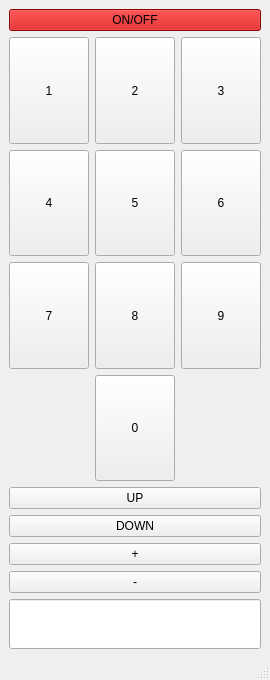
<?xml version="1.0" encoding="UTF-8"?>
<ui version="4.0">
 <class>MainWindow</class>
 <widget class="QMainWindow" name="MainWindow">
  <property name="geometry">
   <rect>
    <x>0</x>
    <y>0</y>
    <width>240</width>
    <height>680</height>
   </rect>
  </property>
  <property name="windowTitle">
   <string>MainWindow</string>
  </property>
  <widget class="QWidget" name="centralwidget">
   <layout class="QGridLayout" name="gridLayout_3">
    <item row="0" column="0">
     <layout class="QVBoxLayout" name="verticalLayout">
      <item>
       <widget class="QPushButton" name="buttonOn">
        <property name="styleSheet">
         <string notr="true">background-color: rgb(199, 0, 0)</string>
        </property>
        <property name="text">
         <string>ON/OFF</string>
        </property>
       </widget>
      </item>
      <item>
       <layout class="QGridLayout" name="gridLayout_2">
        <item row="0" column="3">
         <widget class="QPushButton" name="pushButton_6">
          <property name="sizePolicy">
           <sizepolicy hsizetype="Minimum" vsizetype="Expanding">
            <horstretch>0</horstretch>
            <verstretch>0</verstretch>
           </sizepolicy>
          </property>
          <property name="text">
           <string>3</string>
          </property>
         </widget>
        </item>
        <item row="2" column="2">
         <widget class="QPushButton" name="pushButton_9">
          <property name="sizePolicy">
           <sizepolicy hsizetype="Minimum" vsizetype="Expanding">
            <horstretch>0</horstretch>
            <verstretch>0</verstretch>
           </sizepolicy>
          </property>
          <property name="text">
           <string>8</string>
          </property>
         </widget>
        </item>
        <item row="2" column="3">
         <widget class="QPushButton" name="pushButton_10">
          <property name="sizePolicy">
           <sizepolicy hsizetype="Minimum" vsizetype="Expanding">
            <horstretch>0</horstretch>
            <verstretch>0</verstretch>
           </sizepolicy>
          </property>
          <property name="text">
           <string>9</string>
          </property>
         </widget>
        </item>
        <item row="3" column="2">
         <widget class="QPushButton" name="pushButton_11">
          <property name="sizePolicy">
           <sizepolicy hsizetype="Minimum" vsizetype="Expanding">
            <horstretch>0</horstretch>
            <verstretch>0</verstretch>
           </sizepolicy>
          </property>
          <property name="text">
           <string>0</string>
          </property>
         </widget>
        </item>
        <item row="1" column="2">
         <widget class="QPushButton" name="pushButton_7">
          <property name="sizePolicy">
           <sizepolicy hsizetype="Minimum" vsizetype="Expanding">
            <horstretch>0</horstretch>
            <verstretch>0</verstretch>
           </sizepolicy>
          </property>
          <property name="text">
           <string>5</string>
          </property>
         </widget>
        </item>
        <item row="1" column="3">
         <widget class="QPushButton" name="pushButton_8">
          <property name="sizePolicy">
           <sizepolicy hsizetype="Minimum" vsizetype="Expanding">
            <horstretch>0</horstretch>
            <verstretch>0</verstretch>
           </sizepolicy>
          </property>
          <property name="text">
           <string>6</string>
          </property>
         </widget>
        </item>
        <item row="0" column="2">
         <widget class="QPushButton" name="pushButton_5">
          <property name="sizePolicy">
           <sizepolicy hsizetype="Minimum" vsizetype="Expanding">
            <horstretch>0</horstretch>
            <verstretch>0</verstretch>
           </sizepolicy>
          </property>
          <property name="text">
           <string>2</string>
          </property>
         </widget>
        </item>
        <item row="1" column="1">
         <widget class="QPushButton" name="pushButton_2">
          <property name="sizePolicy">
           <sizepolicy hsizetype="Minimum" vsizetype="Expanding">
            <horstretch>0</horstretch>
            <verstretch>0</verstretch>
           </sizepolicy>
          </property>
          <property name="text">
           <string>4</string>
          </property>
         </widget>
        </item>
        <item row="2" column="1">
         <widget class="QPushButton" name="pushButton_3">
          <property name="sizePolicy">
           <sizepolicy hsizetype="Minimum" vsizetype="Expanding">
            <horstretch>0</horstretch>
            <verstretch>0</verstretch>
           </sizepolicy>
          </property>
          <property name="text">
           <string>7</string>
          </property>
         </widget>
        </item>
        <item row="0" column="1">
         <widget class="QPushButton" name="pushButton">
          <property name="sizePolicy">
           <sizepolicy hsizetype="Minimum" vsizetype="Expanding">
            <horstretch>0</horstretch>
            <verstretch>0</verstretch>
           </sizepolicy>
          </property>
          <property name="text">
           <string>1</string>
          </property>
         </widget>
        </item>
       </layout>
      </item>
      <item>
       <widget class="QPushButton" name="pushButton_12">
        <property name="text">
         <string>UP</string>
        </property>
       </widget>
      </item>
      <item>
       <widget class="QPushButton" name="pushButton_13">
        <property name="text">
         <string>DOWN</string>
        </property>
       </widget>
      </item>
      <item>
       <widget class="QPushButton" name="pushButton_14">
        <property name="text">
         <string>+</string>
        </property>
       </widget>
      </item>
      <item>
       <widget class="QPushButton" name="pushButton_15">
        <property name="text">
         <string>-</string>
        </property>
       </widget>
      </item>
      <item>
       <widget class="QLineEdit" name="lineEdit">
        <property name="sizePolicy">
         <sizepolicy hsizetype="Expanding" vsizetype="Fixed">
          <horstretch>0</horstretch>
          <verstretch>80</verstretch>
         </sizepolicy>
        </property>
        <property name="minimumSize">
         <size>
          <width>0</width>
          <height>50</height>
         </size>
        </property>
       </widget>
      </item>
     </layout>
    </item>
   </layout>
  </widget>
  <widget class="QMenuBar" name="menubar">
   <property name="geometry">
    <rect>
     <x>0</x>
     <y>0</y>
     <width>240</width>
     <height>24</height>
    </rect>
   </property>
  </widget>
  <widget class="QStatusBar" name="statusbar"/>
 </widget>
 <resources/>
 <connections>
  <connection>
   <sender>pushButton</sender>
   <signal>clicked()</signal>
   <receiver>MainWindow</receiver>
   <slot>add1()</slot>
   <hints>
    <hint type="sourcelabel">
     <x>62</x>
     <y>176</y>
    </hint>
    <hint type="destinationlabel">
     <x>10</x>
     <y>122</y>
    </hint>
   </hints>
  </connection>
  <connection>
   <sender>pushButton_5</sender>
   <signal>clicked()</signal>
   <receiver>MainWindow</receiver>
   <slot>add2()</slot>
   <hints>
    <hint type="sourcelabel">
     <x>139</x>
     <y>181</y>
    </hint>
    <hint type="destinationlabel">
     <x>8</x>
     <y>148</y>
    </hint>
   </hints>
  </connection>
  <connection>
   <sender>pushButton_6</sender>
   <signal>clicked()</signal>
   <receiver>MainWindow</receiver>
   <slot>add3()</slot>
   <hints>
    <hint type="sourcelabel">
     <x>195</x>
     <y>186</y>
    </hint>
    <hint type="destinationlabel">
     <x>232</x>
     <y>162</y>
    </hint>
   </hints>
  </connection>
  <connection>
   <sender>pushButton_2</sender>
   <signal>clicked()</signal>
   <receiver>MainWindow</receiver>
   <slot>add4()</slot>
   <hints>
    <hint type="sourcelabel">
     <x>53</x>
     <y>232</y>
    </hint>
    <hint type="destinationlabel">
     <x>10</x>
     <y>233</y>
    </hint>
   </hints>
  </connection>
  <connection>
   <sender>pushButton_7</sender>
   <signal>clicked()</signal>
   <receiver>MainWindow</receiver>
   <slot>add5()</slot>
   <hints>
    <hint type="sourcelabel">
     <x>126</x>
     <y>246</y>
    </hint>
    <hint type="destinationlabel">
     <x>7</x>
     <y>270</y>
    </hint>
   </hints>
  </connection>
  <connection>
   <sender>pushButton_8</sender>
   <signal>clicked()</signal>
   <receiver>MainWindow</receiver>
   <slot>add6()</slot>
   <hints>
    <hint type="sourcelabel">
     <x>185</x>
     <y>225</y>
    </hint>
    <hint type="destinationlabel">
     <x>234</x>
     <y>222</y>
    </hint>
   </hints>
  </connection>
  <connection>
   <sender>pushButton_3</sender>
   <signal>clicked()</signal>
   <receiver>MainWindow</receiver>
   <slot>add7()</slot>
   <hints>
    <hint type="sourcelabel">
     <x>41</x>
     <y>309</y>
    </hint>
    <hint type="destinationlabel">
     <x>10</x>
     <y>306</y>
    </hint>
   </hints>
  </connection>
  <connection>
   <sender>pushButton_9</sender>
   <signal>clicked()</signal>
   <receiver>MainWindow</receiver>
   <slot>add8()</slot>
   <hints>
    <hint type="sourcelabel">
     <x>128</x>
     <y>313</y>
    </hint>
    <hint type="destinationlabel">
     <x>233</x>
     <y>294</y>
    </hint>
   </hints>
  </connection>
  <connection>
   <sender>pushButton_10</sender>
   <signal>clicked()</signal>
   <receiver>MainWindow</receiver>
   <slot>add9()</slot>
   <hints>
    <hint type="sourcelabel">
     <x>185</x>
     <y>333</y>
    </hint>
    <hint type="destinationlabel">
     <x>234</x>
     <y>332</y>
    </hint>
   </hints>
  </connection>
  <connection>
   <sender>pushButton_11</sender>
   <signal>clicked()</signal>
   <receiver>MainWindow</receiver>
   <slot>add0()</slot>
   <hints>
    <hint type="sourcelabel">
     <x>114</x>
     <y>373</y>
    </hint>
    <hint type="destinationlabel">
     <x>50</x>
     <y>379</y>
    </hint>
   </hints>
  </connection>
  <connection>
   <sender>pushButton_12</sender>
   <signal>clicked()</signal>
   <receiver>MainWindow</receiver>
   <slot>up()</slot>
   <hints>
    <hint type="sourcelabel">
     <x>146</x>
     <y>456</y>
    </hint>
    <hint type="destinationlabel">
     <x>192</x>
     <y>417</y>
    </hint>
   </hints>
  </connection>
  <connection>
   <sender>pushButton_13</sender>
   <signal>clicked()</signal>
   <receiver>MainWindow</receiver>
   <slot>down()</slot>
   <hints>
    <hint type="sourcelabel">
     <x>86</x>
     <y>492</y>
    </hint>
    <hint type="destinationlabel">
     <x>29</x>
     <y>420</y>
    </hint>
   </hints>
  </connection>
  <connection>
   <sender>pushButton_14</sender>
   <signal>clicked()</signal>
   <receiver>MainWindow</receiver>
   <slot>plus()</slot>
   <hints>
    <hint type="sourcelabel">
     <x>131</x>
     <y>521</y>
    </hint>
    <hint type="destinationlabel">
     <x>5</x>
     <y>526</y>
    </hint>
   </hints>
  </connection>
  <connection>
   <sender>pushButton_15</sender>
   <signal>clicked()</signal>
   <receiver>MainWindow</receiver>
   <slot>minus()</slot>
   <hints>
    <hint type="sourcelabel">
     <x>141</x>
     <y>558</y>
    </hint>
    <hint type="destinationlabel">
     <x>6</x>
     <y>584</y>
    </hint>
   </hints>
  </connection>
  <connection>
   <sender>buttonOn</sender>
   <signal>clicked()</signal>
   <receiver>MainWindow</receiver>
   <slot>power()</slot>
   <hints>
    <hint type="sourcelabel">
     <x>81</x>
     <y>109</y>
    </hint>
    <hint type="destinationlabel">
     <x>11</x>
     <y>71</y>
    </hint>
   </hints>
  </connection>
 </connections>
 <slots>
  <slot>add1()</slot>
  <slot>add2()</slot>
  <slot>add3()</slot>
  <slot>add4()</slot>
  <slot>add5()</slot>
  <slot>add6()</slot>
  <slot>add7()</slot>
  <slot>add8()</slot>
  <slot>add9()</slot>
  <slot>add0()</slot>
  <slot>up()</slot>
  <slot>down()</slot>
  <slot>plus()</slot>
  <slot>minus()</slot>
  <slot>power()</slot>
 </slots>
</ui>
